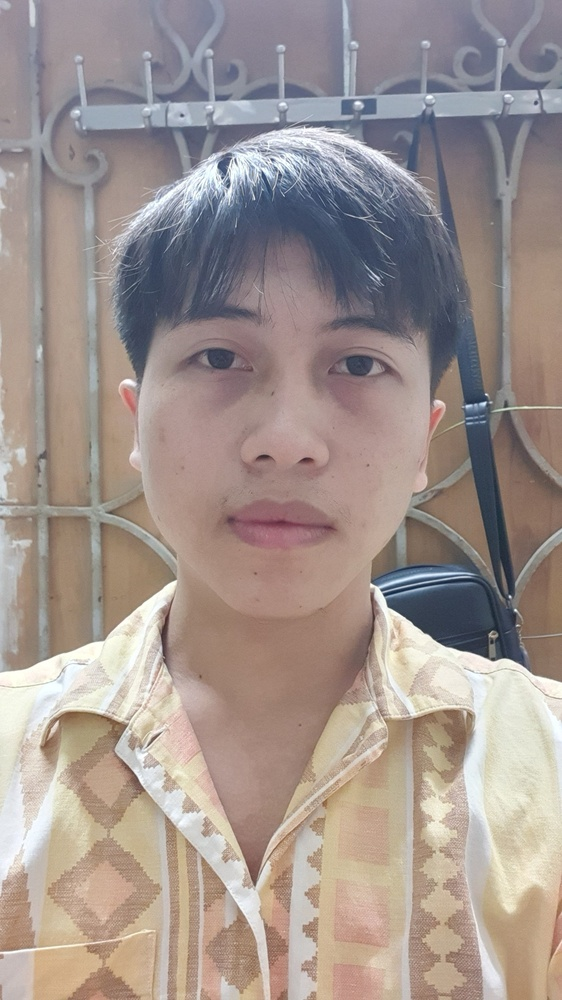
#> input picture image/input/uoa4.jpg, 562 x 1000 px, shrunk from 1439 x 2560 before the run; the run also reads 1 picture not shown here
$ jupyter execute final.ipynb
#> lines starting #> are read from the running program, lines starting #| are printed output that depends on the picture; after the words box and inside, x2 and y2 are one past the last pixel; in counts of white or black regions, pixels touching at a corner belong together
[cell 1]
import numpy as np
import matplotlib.pyplot as plt
import cv2

<h1> Input image </h1>

[cell 2]
image = cv2.imread('./image/input/uoa4.jpg')
#> image is the input picture: shape (1000, 562, 3); mean B, G, R 142.4, 147.6, 160.3

# resize
new_width = 300
new_height = int(image.shape[0] * (new_width / image.shape[1]))
#> new_height = 533
image = cv2.resize(image, (new_width, new_height))
#> image: shape (533, 300, 3)

[cell 3]
image.shape
#> Out = (533, 300, 3)

<h1> show image </h1>

[cell 4]
image_RGB = cv2.cvtColor(image, cv2.COLOR_BGR2RGB)
image_HSV = cv2.cvtColor(image, cv2.COLOR_BGR2HSV)
#> image_HSV: shape (533, 300, 3); mean H, S, V 52.1, 47, 165.6
image_YCrCb = cv2.cvtColor(image, cv2.COLOR_BGR2YCrCb)
#> image_YCrCb: shape (533, 300, 3); mean of channels 0, 1, 2 150.6, 134.8, 123.3

plt.figure(figsize=(10, 8))
plt.subplot(131)
plt.imshow(image_RGB)
plt.title('image RGB')
plt.axis('off')
plt.subplot(132)
plt.imshow(image_HSV)
plt.title('image HSV')
plt.axis('off')
plt.subplot(133)
plt.imshow(image_YCrCb)
plt.title('image YCrCb')
plt.axis('off')

plt.tight_layout()
plt.show()

[cell 5]
image_R = image_RGB[:, :, 0]
image_G = image_RGB[:, :, 1]
image_B = image_RGB[:, :, 2]

image_H = image_HSV[:, :, 0]
image_S = image_HSV[:, :, 1]
image_V = image_HSV[:, :, 2]

image_Y = image_YCrCb[:, :, 0]
image_Cr = image_YCrCb[:, :, 1]
image_Cb = image_YCrCb[:, :, 2]

fig, ax = plt.subplots(nrows=3, ncols=3, figsize=(10, 10))

ax[0, 0].imshow(image_R, cmap='gray')
ax[0, 0].set_title('image R')
ax[0, 0].axis('off')

ax[0, 1].imshow(image_G, cmap='gray')
ax[0, 1].set_title('image G')
ax[0, 1].axis('off')

ax[0, 2].imshow(image_B, cmap='gray')
ax[0, 2].set_title('image B')
ax[0, 2].axis('off')

ax[1, 0].imshow(image_H, cmap='gray')
ax[1, 0].set_title('image H')
ax[1, 0].axis('off')

ax[1, 1].imshow(image_S, cmap='gray')
ax[1, 1].set_title('image S')
ax[1, 1].axis('off')

ax[1, 2].imshow(image_V, cmap='gray')
ax[1, 2].set_title('image V')
ax[1, 2].axis('off')

ax[2, 0].imshow(image_Y, cmap='gray')
ax[2, 0].set_title('image Y')
ax[2, 0].axis('off')

ax[2, 1].imshow(image_Cr, cmap='gray')
ax[2, 1].set_title('image Cr')
ax[2, 1].axis('off')

ax[2, 2].imshow(image_Cb, cmap='gray')
ax[2, 2].set_title('image Cb')
ax[2, 2].axis('off')

plt.tight_layout()
plt.show()

[cell 6]
def resize_image(image):
    new_width = 300
    new_height = int(image.shape[0] * (new_width / image.shape[1]))
    image = cv2.resize(image, (new_width, new_height))
    return image

[cell 7]
def get_ycrcb_mask(image):
    # convert to YCrCb
    image_ycrcb = cv2.cvtColor(image, cv2.COLOR_BGR2YCrCb)
    # set threshold
    lower_thresh_Y = np.array([25, 135, 85], dtype=np.uint8)
    upper_thresh_Y = np.array([255, 180, 135], dtype=np.uint8)

    # create mask
    msk_ycrcb = cv2.inRange(image_ycrcb, lower_thresh_Y, upper_thresh_Y)

    # morphology
    kernel = np.ones((4, 3), np.uint8)
    # msk_ycrcb_morpho = cv2.erode(msk_ycrcb, kernel, iterations=4)
    msk_ycrcb_morpho = cv2.morphologyEx(msk_ycrcb, cv2.MORPH_ERODE, kernel=kernel, iterations=4)
    # msk_ycrcb_morpho = cv2.morphologyEx(msk_ycrcb, cv2.MORPH_OPEN, kernel=kernel, iterations=1)

    return msk_ycrcb, msk_ycrcb_morpho

[cell 8]
image = cv2.imread('./image/input/dada.jpg')
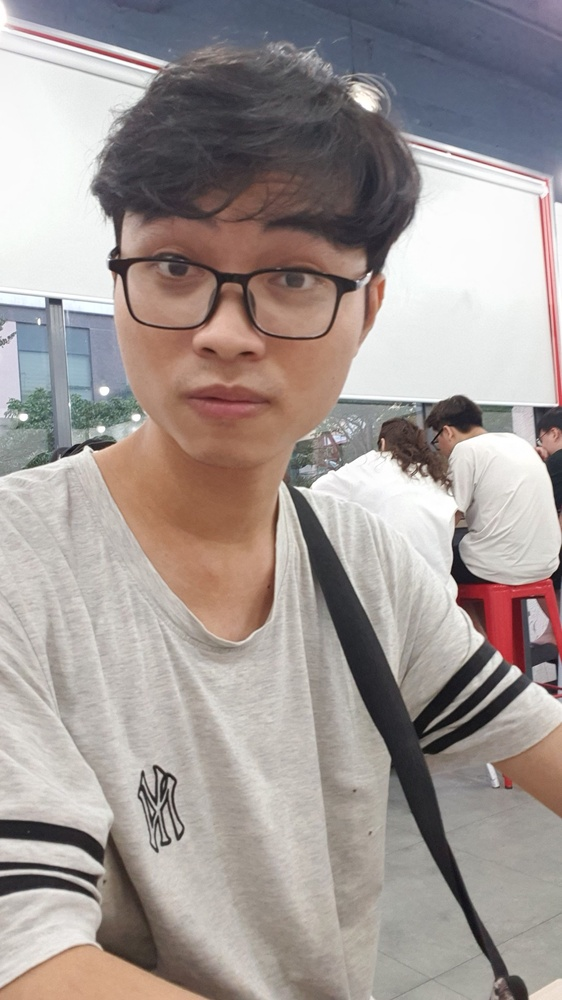
#> input picture image/input/dada.jpg, 562 x 1000 px, shrunk from 1439 x 2560 before the run
#> image is the input picture: shape (1000, 562, 3); mean B, G, R 148.9, 152, 161.5
image = resize_image(image)
mask_ycrcb = get_ycrcb_mask(image)
#> in get_ycrcb_mask, `image_ycrcb = cv2.cvtColor(image, cv2.COLOR_BGR2YCrCb)`: image_ycrcb: shape (533, 300, 3); mean of channels 0, 1, 2 154.3, 133, 124.8
#> in get_ycrcb_mask, `msk_ycrcb = cv2.inRange(image_ycrcb, lower_thresh_Y, upper_thresh_Y)`:
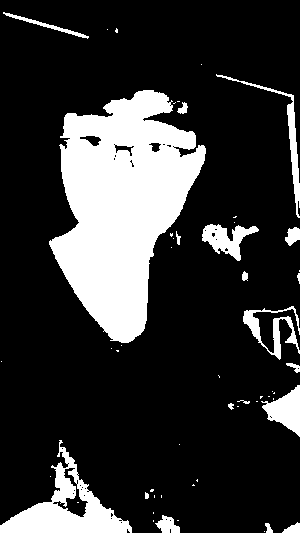
#> msk_ycrcb: shape (533, 300); 20.2% white; 54 white regions (35 under 20 px), largest, box (x1, y1, x2, y2) and area: (49, 90, 206, 343) 23099, (0, 440, 132, 533) 4045, (261, 385, 300, 437) 1040
#> in get_ycrcb_mask, `msk_ycrcb_morpho = cv2.morphologyEx(msk_ycrcb, cv2.MORPH_ERODE, kernel..`: msk_ycrcb_morpho: shape (533, 300); 11.6% white; 10 white regions (6 under 20 px), largest, box (x1, y1, x2, y2) and area: (57, 98, 199, 338) 16613, (6, 505, 123, 533) 1521, (272, 395, 300, 429) 440, (64, 486, 69, 494) 25

# Hiển thị ảnh gốc và mask
plt.figure(figsize=(10, 8))
plt.subplot(131)
plt.imshow(cv2.cvtColor(image, cv2.COLOR_BGR2RGB))
plt.title('Original Image')
plt.axis('off')

plt.subplot(132)
plt.imshow(mask_ycrcb[0], cmap='gray')
plt.title('Mask Image')
plt.axis('off')

plt.subplot(133)
plt.imshow(mask_ycrcb[1], cmap='gray')
plt.title('Morphological')
plt.axis('off')
plt.show()

[cell 9]
def get_contour_coord(image):
    mask_img = get_ycrcb_mask(image)[1]

    contours, _ = cv2.findContours(mask_img, cv2.RETR_EXTERNAL, cv2.CHAIN_APPROX_SIMPLE)
    max_contour = max(contours, key=cv2.contourArea)

    # get coord contour
    x, y, w, h = cv2.boundingRect(max_contour)

    return x, y, w, h, max_contour

[cell 10]
# Đọc ảnh từ file
image = cv2.imread('./image/input/vaa2.jpg')
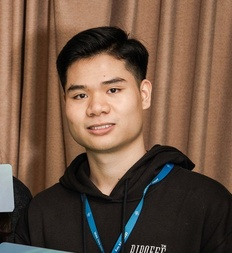
#> input picture image/input/vaa2.jpg, 232 x 253 px, shrunk from 594 x 647 before the run
#> image is the input picture: shape (253, 232, 3); mean B, G, R 66.9, 83.4, 108.7
image = resize_image(image)
mask_ycrcb = get_ycrcb_mask(image)[1]
#> in get_ycrcb_mask (call 2), `image_ycrcb = cv2.cvtColor(image, cv2.COLOR_BGR2YCrCb)`: image_ycrcb: shape (327, 300, 3); mean of channels 0, 1, 2 89, 142, 115.5
#> in get_ycrcb_mask (call 2), `msk_ycrcb = cv2.inRange(image_ycrcb, lower_thresh_Y, upper_thresh_Y)`: msk_ycrcb: shape (327, 300); 64.2% white; 5 black regions (2 under 20 px), largest, box (x1, y1, x2, y2) and area: (0, 188, 300, 327) 31134, (74, 35, 191, 119) 3701, (26, 0, 33, 155) 277
#> in get_ycrcb_mask (call 2), `msk_ycrcb_morpho = cv2.morphologyEx(msk_ycrcb, cv2.MORPH_ERODE, kernel..`: msk_ycrcb_morpho: shape (327, 300); 57.7% white; 4 black regions
x, y, w, h, max_contour = get_contour_coord(image)
#> in get_contour_coord, `contours, _ = cv2.findContours(mask_img, cv2.RETR_EXTERNAL, cv2.CHAIN_..`: contours = 1 contour; box (x1, y1, x2, y2) and area: (0, 0, 300, 248) 62219
#> in get_contour_coord, `max_contour = max(contours, key=cv2.contourArea)`: max_contour = contour of 229 points, box (x1, y1, x2, y2) (0, 0, 300, 248), area 62219
#> in get_contour_coord, `x, y, w, h = cv2.boundingRect(max_contour)`: x = 0; w = 300; h = 248
#> x = 0; y = 0; w = 300; h = 248

# draw contour and rect
cv2.drawContours(image, [max_contour], -1, (0, 255, 0), 1)
cv2.rectangle(image, (x, y), (x + w, y + h), (255, 0, 0), 3)

# Hiển thị ảnh gốc và mask
plt.figure(figsize=(10, 8))
plt.subplot(131)
plt.imshow(cv2.cvtColor(image, cv2.COLOR_BGR2RGB))

plt.title('Original Image')
plt.axis('off')

plt.subplot(132)
plt.imshow(mask_ycrcb, cmap='gray')
plt.title('Mask Image')
plt.axis('off')

plt.subplot(133)
plt.imshow(cv2.cvtColor(image[y:y + h, x:x + w], cv2.COLOR_BGR2RGB), cmap='gray')
plt.title('Morphological')
plt.axis('off')
plt.show()
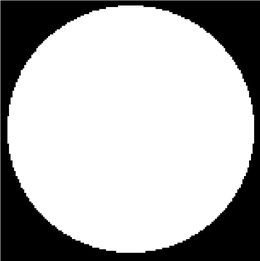
#> input picture image/input/template2.png, 260 x 261 px, shrunk from 665 x 667 before the run
#> further down, template is the input picture: shape (261, 260, 3); min 0, max 255, mean 180.9

[cell 11]
def detect_face_with_template(image, template):
    mask_ycrcb = get_ycrcb_mask(image)[1]
    x, y, w, h, _ = get_contour_coord(image)
#> x = 0; y = 0; w = 300; h = 248

    # template matching
    template = cv2.resize(template, (130, 130))
#> template: shape (130, 130, 3)
    template = cv2.cvtColor(template, cv2.COLOR_BGR2GRAY)
#> template: shape (130, 130)
    roi = mask_ycrcb[y:y + h, x:x + w]
#> roi: shape (248, 300); 76.1% white; 5 black regions, box (x1, y1, x2, y2) and area: (70, 31, 195, 127) 6226, (139, 184, 300, 248) 6213, (0, 194, 138, 248) 3569, (22, 0, 37, 163) 1665, (140, 112, 149, 125) 117
    result = cv2.matchTemplate(roi, template, cv2.TM_CCORR_NORMED)
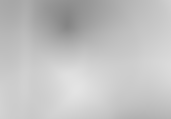
#> result: shape (119, 171) float32; min 0.523, max 0.894, mean 0.759
    min_val, max_val, min_loc, max_loc = cv2.minMaxLoc(result)
#> min_val = 0.523; max_val = 0.894; min_loc = (67, 23); max_loc = (76, 89)

    # Draw rect around face detect
    face_detect = np.copy(image)
    top_left = (max_loc[0] + x, max_loc[1] + y)
#> top_left = (76, 89)
    bottom_right = (top_left[0] + template.shape[1], top_left[1] + template.shape[0])
#> bottom_right = (206, 219)
    cv2.rectangle(face_detect, top_left, bottom_right, (0, 0, 255), 2)
#> face_detect: shape (327, 300, 3); mean of channels 0, 1, 2 65.6, 81.8, 110.6

    face_crop = image[(max_loc[1] + y) : (top_left[1] + template.shape[0]), (max_loc[0] + x) : (top_left[0] + template.shape[1]), :]

    return face_detect, face_crop

[cell 12]
img = cv2.imread('./image/input/vaa2.jpg')
img = resize_image(img)

template = cv2.imread('./image/input/template2.png')

plt.subplot(1, 2, 1)
plt.imshow(cv2.cvtColor(detect_face_with_template(img, template)[0], cv2.COLOR_BGR2RGB))
plt.title('matching')
plt.axis('off')

plt.subplot(1, 2, 2)
plt.imshow(cv2.cvtColor(detect_face_with_template(img, template)[1], cv2.COLOR_BGR2RGB))
plt.title('face detect')
plt.axis('off')

plt.show()
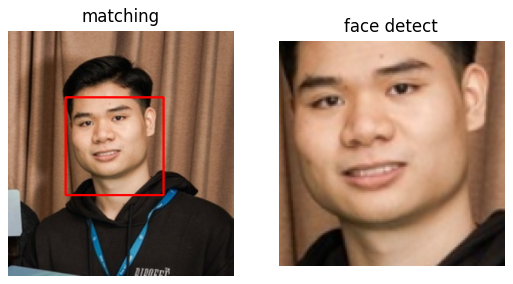
#> figure drawn by matplotlib, 2 panels

# step by step

[cell 13]
import cv2
import numpy as np
import matplotlib.pyplot as plt

# Đọc ảnh từ file
img = cv2.imread('./image/input/vaa2.jpg')
img = cv2.cvtColor(img, cv2.COLOR_BGR2RGB)

new_width = 300  # Kích thước mới theo chiều rộng
new_height = int(img.shape[0] * (new_width / img.shape[1]))
#> new_height = 327
img = cv2.resize(img, (new_width, new_height))
#> img: shape (327, 300, 3)
# img = cv2.resize(img, (72, 128), interpolation=cv2.INTER_AREA)

# Chuyển đổi không gian màu sang YCrCb
img_ycrcb = cv2.cvtColor(img, cv2.COLOR_RGB2YCrCb)

# Hiển thị histogram của kênh Y (độ sáng)
hist_Y = cv2.calcHist([img_ycrcb], [0], None, [256], [0, 256])
#> hist_Y = 256 values, max 2014 at index 28, min 0 at index 226, mean 383.2

# Tính ngưỡng để xác định khoảng độ sáng của vùng da mặt
threshold_Y = 0.5  # Giả sử 50% giá trị cao nhất
max_Y_index = np.argmax(hist_Y)
#> max_Y_index = 28
lower_Y_thresh = max_Y_index * threshold_Y
#> lower_Y_thresh = 14
upper_Y_thresh = 255

# Định nghĩa khoảng ngưỡng màu trong không gian YCrCb
lower_thresh_Y = np.array([int(lower_Y_thresh), 135, 85], dtype=np.uint8)
#> lower_thresh_Y = [14, 135, 85]
upper_thresh_Y = np.array([255, 180, 135], dtype=np.uint8)

# Tạo mask dựa trên khoảng ngưỡng màu
msk_ycrcb = cv2.inRange(img_ycrcb, lower_thresh_Y, upper_thresh_Y)
#> msk_ycrcb: shape (327, 300); 64.6% white; 15 black regions (13 under 20 px), largest, box (x1, y1, x2, y2) and area: (0, 189, 300, 327) 31035, (74, 35, 191, 114) 3594

# Áp dụng morphological transformations để loại bỏ nhiễu và kết hợp vùng màu da
kernel = np.ones((4, 5), np.uint8)
# msk_ycrcb = cv2.erode(msk_ycrcb, kernel, iterations=4)
# msk_ycrcb = cv2.dilate(src=msk_ycrcb, kernel=kernel)

msk_ycrcb = cv2.morphologyEx(msk_ycrcb, cv2.MORPH_OPEN, kernel)
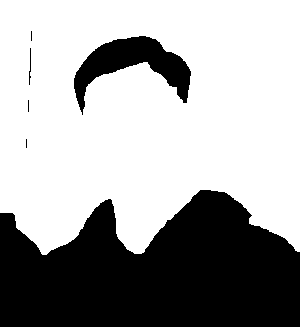
#> msk_ycrcb: shape (327, 300); 64.9% white; 6 black regions (3 under 20 px)
# msk_ycrcb = cv2.morphologyEx(msk_ycrcb, cv2.MORPH_CLOSE, kernel)

# Tìm contours và chọn contour có diện tích lớn nhất
contours, _ = cv2.findContours(msk_ycrcb, cv2.RETR_EXTERNAL, cv2.CHAIN_APPROX_SIMPLE)
#> contours = 1 contour; box (x1, y1, x2, y2) and area: (0, 0, 300, 255) 66778
max_contour = max(contours, key=cv2.contourArea)
#> max_contour = contour of 204 points, box (x1, y1, x2, y2) (0, 0, 300, 255), area 66778

# Lấy tọa độ và kích thước hình chữ nhật bao quanh contour lớn nhất
x, y, w, h = cv2.boundingRect(max_contour)
#> h = 255

# Vẽ khung hình chữ nhật trên ảnh gốc
cv2.rectangle(img, (x, y), (x + w, y + h), (255, 0, 0), 2)
cv2.drawContours(img, [max_contour], -1, (0, 255, 0), 1)

# Thực hiện template matching chỉ trong phạm vi khung đã vẽ
template = cv2.imread('./image/input/template2.png')
template = cv2.resize(template, (130, 130))
template = cv2.cvtColor(template, cv2.COLOR_BGR2GRAY)

roi = msk_ycrcb[y:y + h, x:x + w]
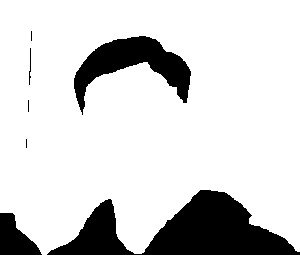
#> roi: shape (255, 300); 83.2% white; 7 black regions (3 under 20 px), largest, box (x1, y1, x2, y2) and area: (47, 190, 300, 255) 8066, (74, 36, 191, 115) 3610, (0, 213, 42, 255) 1078, (29, 48, 31, 85) 40
result = cv2.matchTemplate(roi, template, cv2.TM_CCORR_NORMED)
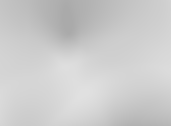
#> result: shape (126, 171) float32; min 0.667, max 0.882, mean 0.801
min_val, max_val, min_loc, max_loc = cv2.minMaxLoc(result)
#> min_val = 0.667; max_val = 0.882; min_loc = (66, 15); max_loc = (81, 94)

# Vẽ hình chữ nhật xung quanh khuôn mặt dự đoán
face_detect = np.copy(img)
top_left = (max_loc[0] + x, max_loc[1] + y)
#> top_left = (81, 94)
bottom_right = (top_left[0] + template.shape[1], top_left[1] + template.shape[0])
#> bottom_right = (211, 224)
cv2.rectangle(face_detect, top_left, bottom_right, (0, 0, 255), 2)
#> face_detect: shape (327, 300, 3); mean R, G, B 107.9, 82.8, 67.9

face_crop = img[(max_loc[1] + y) : (top_left[1] + template.shape[0]), (max_loc[0] + x) : (top_left[0] + template.shape[1]), :]
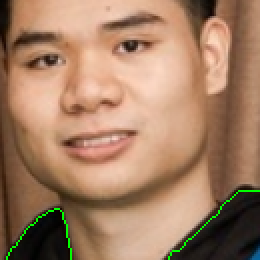
#> face_crop: shape (130, 130, 3) (shown 2 times larger); mean R, G, B 163.6, 126.6, 99.9

# Hiển thị ảnh gốc và mask
plt.figure(figsize=(12, 10))
plt.subplot(1, 5, 1)
plt.imshow(msk_ycrcb, cmap='gray')
plt.title('Mask Image')
plt.axis('off')

plt.subplot(1, 5, 2)
plt.imshow(img)
plt.title('draw rectangle')
plt.axis('off')

plt.subplot(1, 5, 3)
plt.imshow(template, cmap='gray')
plt.title('template')
plt.axis('off')

plt.subplot(1, 5, 4)
plt.imshow(face_detect)
plt.title('detect')
plt.axis('off')

plt.subplot(1, 5, 5)
plt.imshow(face_crop)
plt.title('face crop')
plt.axis('off')

plt.show()

# Plot scatter

[cell 14]
import cv2
import numpy as np
import matplotlib.pyplot as plt

# Đọc ảnh từ file
img = cv2.imread('./image/input/vaa.jpg')

# Chuyển đổi không gian màu sang YCrCb
img_ycrcb = cv2.cvtColor(img, cv2.COLOR_BGR2YCrCb)

# Hiển thị histogram của kênh Y (độ sáng)
hist_Y = cv2.calcHist([img_ycrcb], [0], None, [256], [0, 256])
#> hist_Y = 256 values, max 11245 at index 45, min 4 at index 0, mean 2195.3

# Tính ngưỡng để xác định khoảng độ sáng của vùng da mặt
threshold_Y = 0.5  # Giả sử 50% giá trị cao nhất
max_Y_index = np.argmax(hist_Y)
#> max_Y_index = 45
lower_Y_thresh = max_Y_index * threshold_Y
#> lower_Y_thresh = 22.5
upper_Y_thresh = 255

# Định nghĩa khoảng ngưỡng màu trong không gian YCrCb cho màu da
lower_thresh_Y = np.array([int(lower_Y_thresh), 135, 85], dtype=np.uint8)
#> lower_thresh_Y = [22, 135, 85]
upper_thresh_Y = np.array([255, 180, 135], dtype=np.uint8)

# Tạo mask dựa trên khoảng ngưỡng màu cho màu da
msk_ycrcb_skin = cv2.inRange(img_ycrcb, lower_thresh_Y, upper_thresh_Y)

# Tạo mask ngược lại cho vùng không phải màu da
msk_ycrcb_non_skin = cv2.bitwise_not(msk_ycrcb_skin)

# Tách ảnh gốc theo mask
result_img_skin = cv2.bitwise_and(img, img, mask=msk_ycrcb_skin)
result_img_non_skin = cv2.bitwise_and(img, img, mask=msk_ycrcb_non_skin)

# Tách các kênh màu
y_skin, cb_skin, cr_skin = cv2.split(result_img_skin)
y_non_skin, cb_non_skin, cr_non_skin = cv2.split(result_img_non_skin)

# Chuẩn hóa giá trị Cb và Cr về khoảng [0, 1]
cb_skin_normalized = cb_skin / 255.0
cr_skin_normalized = cr_skin / 255.0
cb_non_skin_normalized = cb_non_skin / 255.0
cr_non_skin_normalized = cr_non_skin / 255.0

# Mã màu cho vùng da và vùng không phải da
scatter_color_skin = '#FF5733'  # Mã màu hex của màu da
scatter_color_non_skin = '#00FF00'  # Mã màu hex của màu không phải da

# Vẽ biểu đồ phân tán
plt.figure(figsize=(8, 6))

# Vùng màu da
plt.scatter(cb_skin_normalized.flatten(), cr_skin_normalized.flatten(), marker='.', color=scatter_color_skin, alpha=0.5, label='Skin')

# Vùng không phải màu da
plt.scatter(cb_non_skin_normalized.flatten(), cr_non_skin_normalized.flatten(), marker='.', color=scatter_color_non_skin, alpha=0.5, label='Non-Skin')

plt.title('Scatter Plot of Skin and Non-Skin Distribution in YCbCr Color Space')
plt.xlabel('Normalized Cb Channel')
plt.ylabel('Normalized Cr Channel')
plt.legend()
plt.show()
